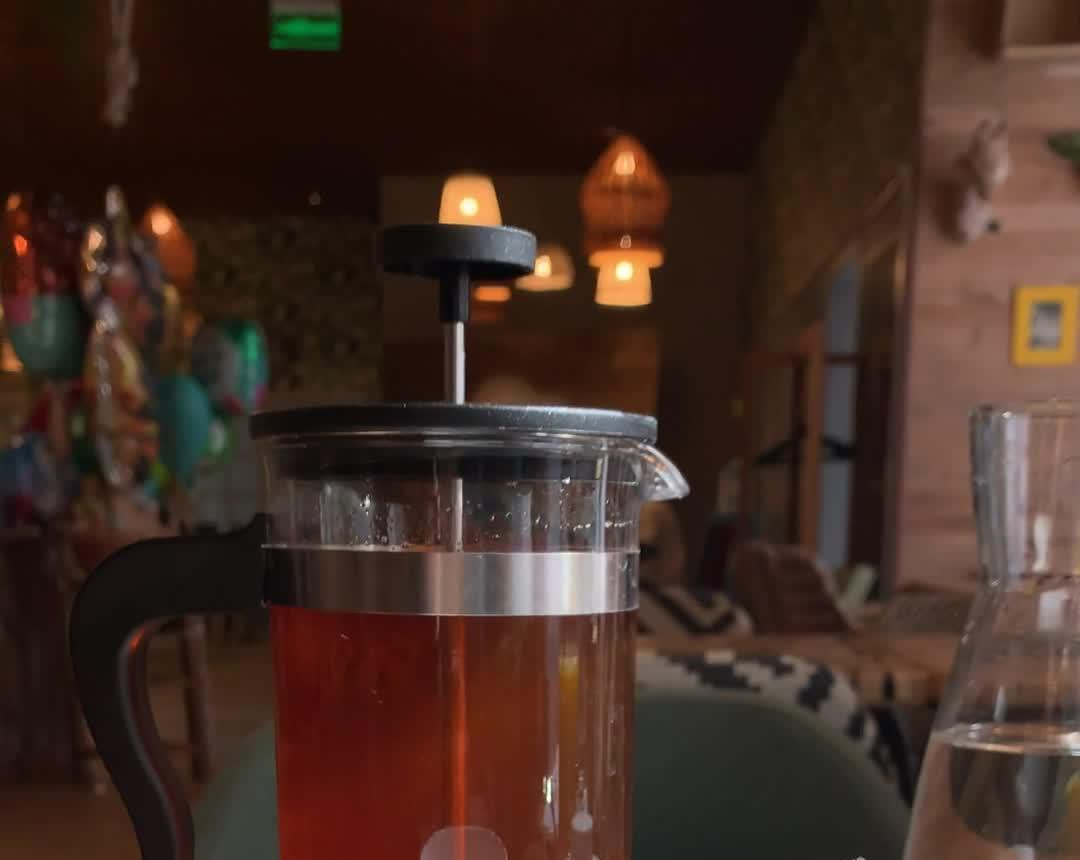
#> input picture gadget/tazze_v2/sorgenti/sfondo.jpg, 1080 x 860 px, found by its file name
$ python storia.py card SFONDO.jpg OUT.jpg TITOLO 'riga 1' 'riga 2' ...
#> lines starting #> are read from the running program, lines starting #| are printed output that depends on the picture
#!/usr/bin/env python3
"""Storie Instagram di Bronco (1080x1920), approvate da Robi il 20/11/2026.

Due modi:
  python3 tools/storia.py card SFONDO.jpg OUT.jpg "TITOLO" "riga 1" "riga 2" ...
      Immagine: sfondo a tutto schermo (ritagliato 9:16), titolo grande in
      Pricedown bianco con contorno nero spesso, righe sotto, firma in basso.
  python3 tools/storia.py clip PUNTATA.mp4 OUT.mp4 "TITOLO" ["riga"]
      Video: i primi 55 secondi della puntata con il titolo in alto.

Scritte SEMPRE Pricedown col contorno nero (regola di Robi, CLAUDE.md).
Le scritte stanno nella fascia sicura (niente nei 250 px in alto e in basso,
dove Instagram mette nome e barra delle risposte).
"""
import os, subprocess, sys, tempfile
from PIL import Image, ImageDraw, ImageFont, ImageFilter

W, H = 1080, 1920
FONT = "/mnt/project-files/fonts/Pricedown_Bl.otf"
RISERVA = os.path.join(os.path.dirname(__file__), "..", "Bangers-Regular.ttf")
FIRMA = "AL BANCONE DI BRONCO  ·  @marconicreation"


def font(size):
    try:
        return ImageFont.truetype(FONT, size)
    except OSError:
        return ImageFont.truetype(RISERVA, size)


def a_capo(draw, testo, f, larghezza):
    parole, righe, riga = testo.split(), [], ""
    for p in parole:
        prova = (riga + " " + p).strip()
        if draw.textlength(prova, font=f) <= larghezza or not riga:
            riga = prova
        else:
            righe.append(riga)
            riga = p
    if riga:
        righe.append(riga)
    return righe


def scritta(draw, y, testo, size, colore="white", larghezza=W - 140):
    """Scrive testo centrato stile GTA. Ritorna la y sotto il blocco."""
    while size > 40:
        f = font(size)
        righe = a_capo(draw, testo, f, larghezza)
        if len(righe) <= 4:
            break
        size -= 8
    contorno = max(6, size // 9)
    for r in righe:
        w = draw.textlength(r, font=f)
        draw.text(((W - w) / 2, y), r, font=f, fill=colore,
                  stroke_width=contorno, stroke_fill="black")
        y += int(size * 1.08)
    return y


def sfondo(path):
#> called with path = 'SFONDO.jpg'
    img = Image.open(path).convert("RGB")
#> img is the input picture: PIL image 1080x860 RGB; mean R, G, B 66.5, 44.6, 35.7
    s = max(W / img.width, H / img.height)
#> s = 2.23
    img = img.resize((int(img.width * s) + 1, int(img.height * s) + 1), Image.LANCZOS)
#> img: PIL image 2412x1921 RGB
    x, y = (img.width - W) // 2, (img.height - H) // 2
#> x = 666; y = 0
    return img.crop((x, y, x + W, y + H))
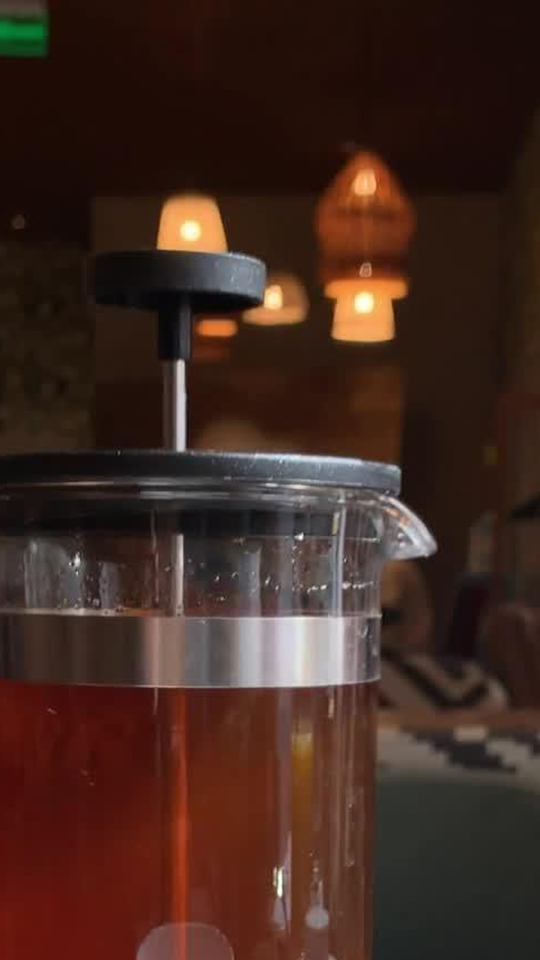
#> returned value: PIL image 1080x1920 RGB (shown at 1/2 size); mean R, G, B 65.2, 40.7, 32.1


def velo(img, alto=0.55, basso=0.35):
    """Sfuma in nero in alto e in basso così le scritte si leggono."""
#> called with alto = 0.55, basso = 0.35
    v = Image.new("L", (W, H), 0)
#> v: PIL image 1080x1920 L; every value is 0
    d = ImageDraw.Draw(v)
    for y in range(H):
        a = 0
        if y < H * alto:
            a = int(170 * (1 - y / (H * alto)))
        if y > H * (1 - basso):
            a = max(a, int(170 * (y - H * (1 - basso)) / (H * basso)))
        d.line([(0, y), (W, y)], fill=a)
    nero = Image.new("RGB", (W, H), "black")
#> nero: PIL image 1080x1920 RGB; every value is 0
    return Image.composite(nero, img, v)
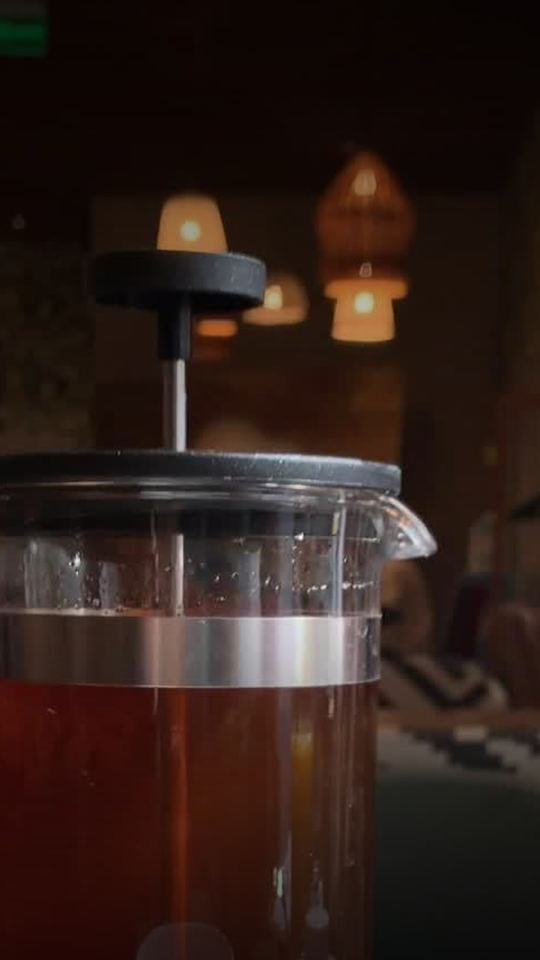
#> returned value: PIL image 1080x1920 RGB (shown at 1/2 size); mean R, G, B 47.3, 31.1, 25.4


def card(src, out, titolo, righe):
    img = velo(sfondo(src))
    d = ImageDraw.Draw(img)
    y = scritta(d, 280, titolo.upper(), 124, colore="white")
#> y = 413
    y += 30
#> y = 443
    for i, r in enumerate(righe):
        y = scritta(d, y, r, 66, colore="#ffd23f" if i == 0 else "white") + 18
#> this loop made 3 passes
#> y on passes 1 to 3: 532, 621, 710
#> after the loop, y = 710
    f = font(44)
    w = d.textlength(FIRMA, font=f)
#> w = 1028.1
    d.text(((W - w) / 2, H - 330), FIRMA, font=f, fill="white", stroke_width=5, stroke_fill="black")
    img.save(out, "JPEG", quality=90, optimize=True)
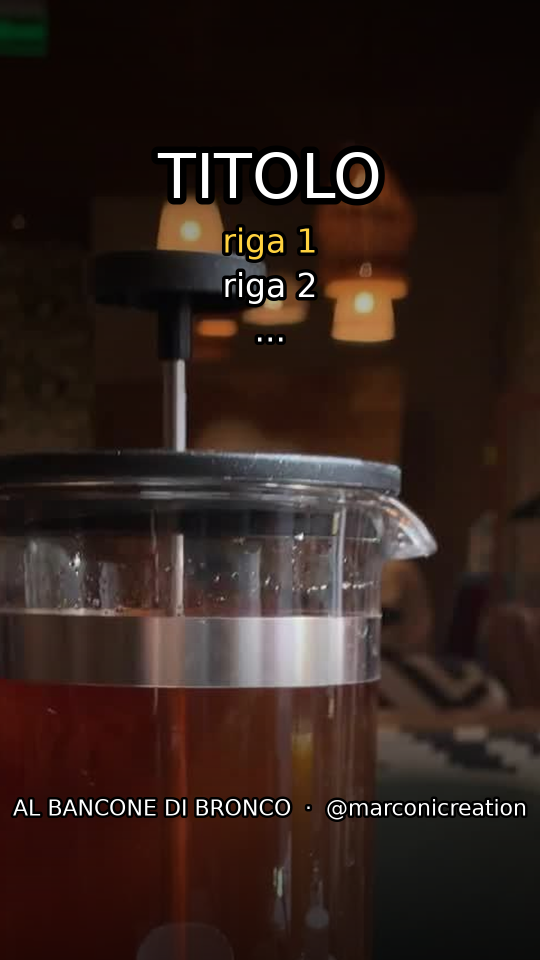
#> saved as OUT.jpg: PIL image 1080x1920 RGB (shown at 1/2 size); mean R, G, B 48.5, 33.2, 27.6
    print(out, os.path.getsize(out), "byte")


def clip(src, out, titolo, righe):
    tmp = tempfile.mkdtemp()
    ov = Image.new("RGBA", (W, H), (0, 0, 0, 0))
    d = ImageDraw.Draw(ov)
    y = scritta(d, 270, titolo.upper(), 120)
    for r in righe:
        y = scritta(d, y + 10, r, 64, colore="#ffd23f")
    png = os.path.join(tmp, "ov.png")
    ov.save(png)
    subprocess.run([
        "ffmpeg", "-y", "-loglevel", "error", "-i", src, "-i", png, "-t", "55",
        "-filter_complex", f"[0:v]scale={W}:{H}:force_original_aspect_ratio=decrease,pad={W}:{H}:(ow-iw)/2:(oh-ih)/2,setsar=1[v];[v][1:v]overlay=0:0",
        "-c:v", "libx264", "-preset", "veryfast", "-crf", "23", "-pix_fmt", "yuv420p",
        "-c:a", "aac", "-b:a", "128k", "-movflags", "+faststart", out,
    ], check=True)
    print(out, os.path.getsize(out), "byte")


if __name__ == "__main__":
    if len(sys.argv) < 5 or sys.argv[1] not in ("card", "clip"):
        sys.exit(__doc__)
    modo, src, out, titolo, *righe = sys.argv[1:]
    (card if modo == "card" else clip)(src, out, titolo, righe)

$ run again, with gadget/tazze_v2/sorgenti/Wood020_1K-JPG_Wood020_1K-JPG_Color.jpg copied over gadget/tazze_v2/sorgenti/sfondo.jpg
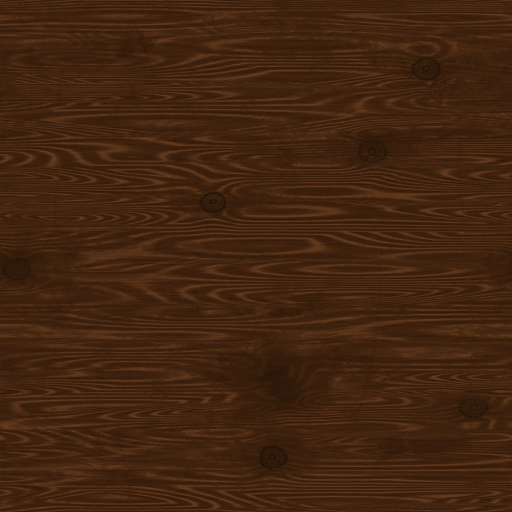
#> input picture gadget/tazze_v2/sorgenti/Wood020_1K-JPG_Wood020_1K-JPG_Color.jpg, 1024 x 1024 px, found by its file name (shown at 1/2 size)
#> in sfondo, img is the input picture: PIL image 1024x1024 RGB; mean R, G, B 66.5, 36.3, 15.5
#> img: PIL image 1921x1921 RGB
#> v: PIL image 1080x1920 L; every value is 0
#> nero: PIL image 1080x1920 RGB; every value is 0
#> in velo, `return Image.composite(nero, img, v)`:
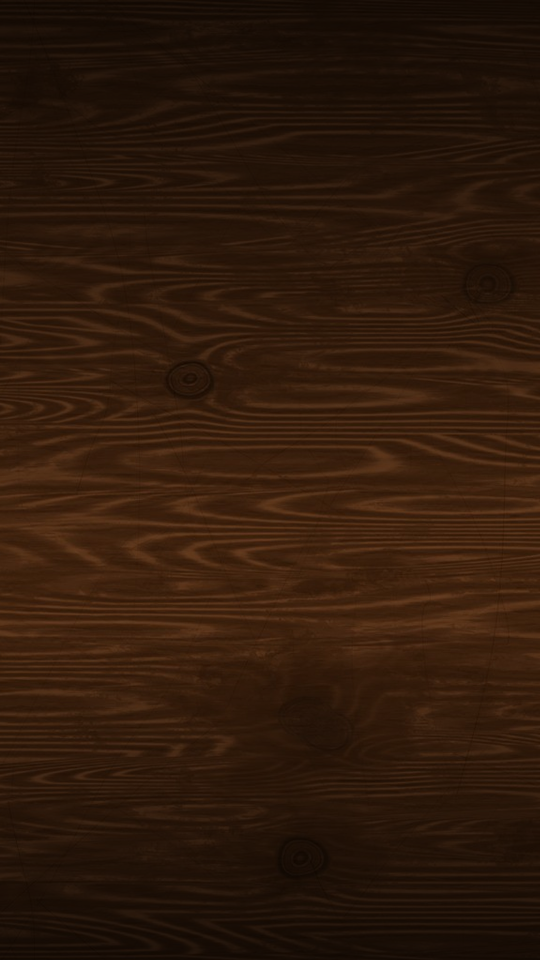
#> returned value: PIL image 1080x1920 RGB (shown at 1/2 size); mean R, G, B 46.7, 25.5, 10.9
#> in card, `y = scritta(d, 280, titolo.upper(), 124, colore="white")`: y = 413
#> in card, `y += 30`: y = 443
#> the loop in card, `for i, r in enumerate(righe):` made 3 passes
#> y on passes 1 to 3: 532, 621, 710
#> after the loop in card, `for i, r in enumerate(righe):`: y = 710
#> w = 1028.1
#> in card, `img.save(out, "JPEG", quality=90, optimize=True)`:
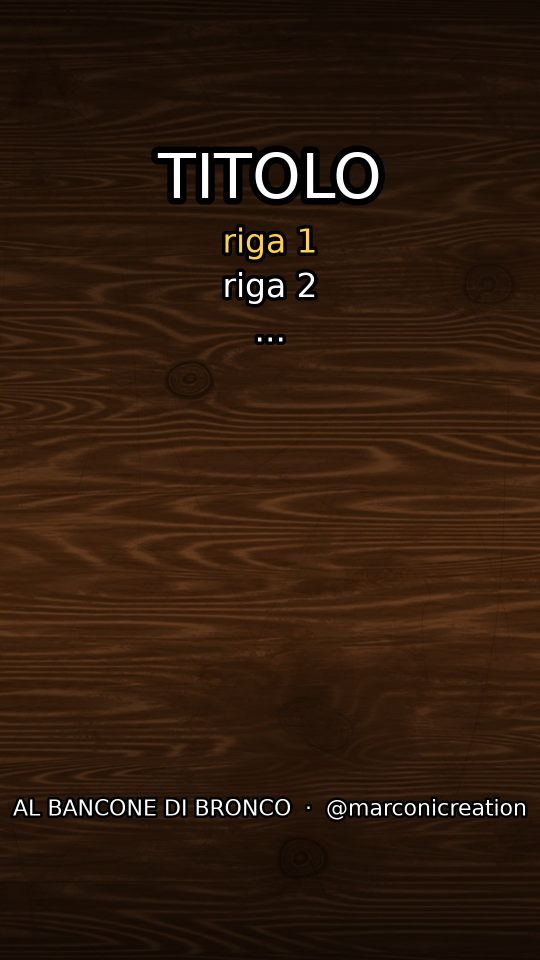
#> saved as OUT.jpg: PIL image 1080x1920 RGB (shown at 1/2 size); mean R, G, B 48.1, 27.7, 13.4
